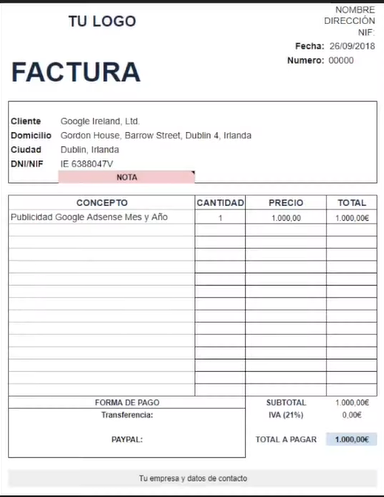
#> input picture Imagen estructurado (OCR)/captura.png, 384 x 497 px
$ python main.py
#> lines starting #> are read from the running program, lines starting #| are printed output that depends on the picture; after the words box and inside, x2 and y2 are one past the last pixel; in counts of white or black regions, pixels touching at a corner belong together
from PIL import Image, ImageEnhance, ImageFilter  # PIL para manipular imágenes
import pytesseract  # Librería OCR
import re  # Expresiones regulares para extraer datos
import cv2  # OpenCV para procesamiento de imágenes
import numpy as np  # Numpy para manejo numérico (no se usa explícito aquí)
import os  # Para interacción con el sistema operativo

# Configura la ruta ejecutable de Tesseract para OCR
pytesseract.pytesseract.tesseract_cmd = r'C:/Program Files/Tesseract-OCR/tesseract.exe'

# Función para mejorar la calidad de la imagen antes del OCR
def preprocesar_imagen(ruta_imagen):
    """Mejora la imagen para mejor reconocimiento OCR"""
#> called with ruta_imagen = 'captura.png'
    # Lee la imagen con OpenCV desde la ruta
    img = cv2.imread(ruta_imagen)
#> img is the input picture: shape (497, 384, 3); mean B, G, R 241.2, 240.6, 241.1

    # Verifica si la imagen se cargó correctamente
    if img is None:
        # Si no se pudo cargar, lanza un error
        raise FileNotFoundError(f"No se pudo cargar la imagen: {ruta_imagen}")

    # Convierte la imagen a escala de grises para simplificar el procesamiento
    gris = cv2.cvtColor(img, cv2.COLOR_BGR2GRAY)

    # Aumenta el tamaño al doble para mejorar la precisión del OCR
    escala = 2
    ancho = int(gris.shape[1] * escala)
#> ancho = 768
    alto = int(gris.shape[0] * escala)
#> alto = 994
    gris = cv2.resize(gris, (ancho, alto), interpolation=cv2.INTER_CUBIC)
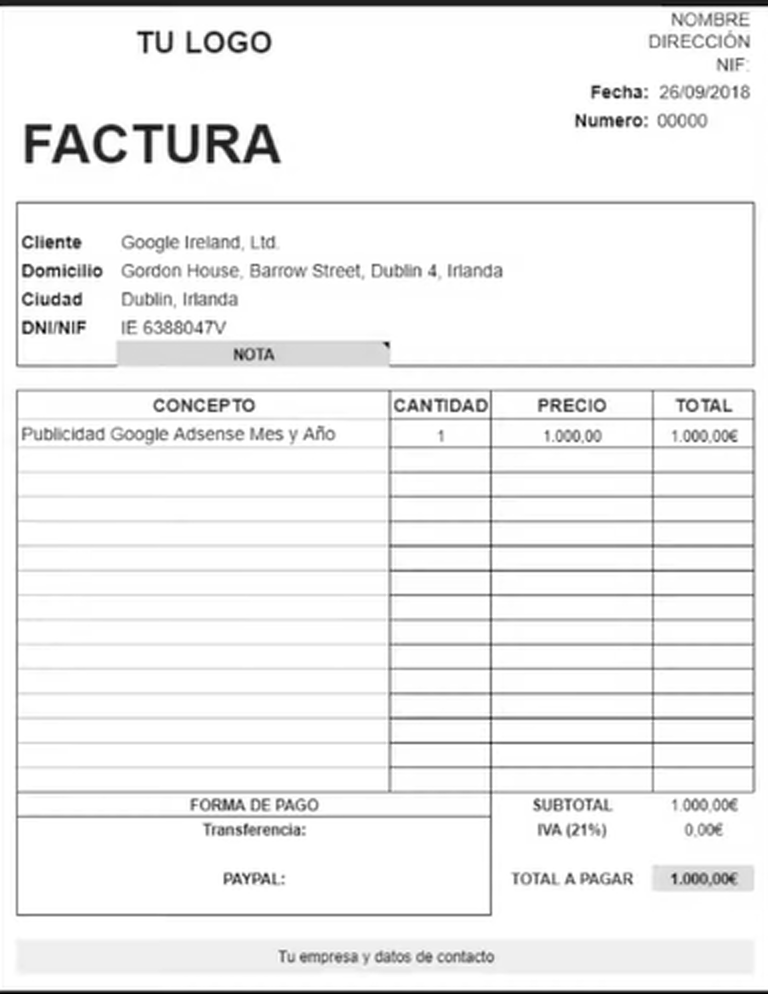
#> gris: shape (994, 768); min 0, max 255, mean 240.5

    # Aplica umbralización adaptativa para resaltar los caracteres
    umbral = cv2.adaptiveThreshold(
        gris, 255, cv2.ADAPTIVE_THRESH_GAUSSIAN_C,
        cv2.THRESH_BINARY, 11, 2
    )
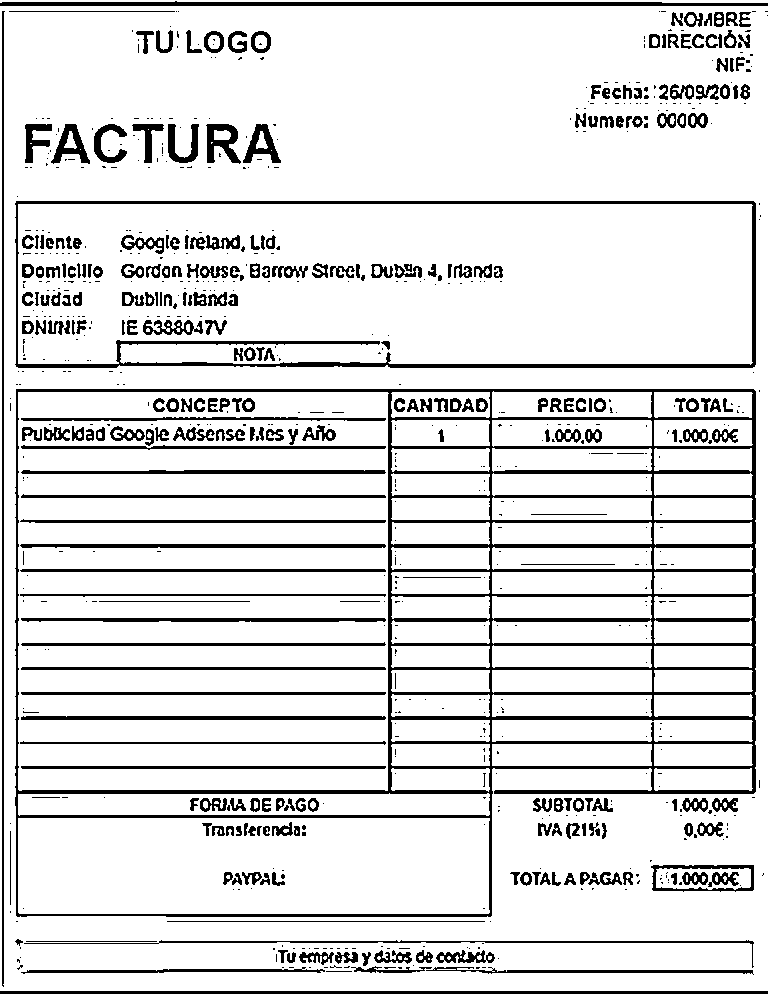
#> umbral: shape (994, 768); 87.2% white; 819 black regions (537 under 20 px), largest, box (x1, y1, x2, y2) and area: (15, 389, 756, 917) 31417, (15, 201, 756, 368) 6944, (0, 1, 768, 6) 2966

    # Reduce el ruido de la imagen processed (mejora OCR)
    denoised = cv2.fastNlMeansDenoising(umbral, None, 10, 7, 21)

    # imwrite: escribir imagen en disco duro, toma los datos que están en la memoria RAM (dentro de la variable denoised)
    # los guarda físicamente en tu disco duro como un archivo de imagen real.
    # denoised es una matriz numerica, con esto OpenCV (cv2) procesa mucho mas rapido que procesar "objetos de imagen".
    cv2.imwrite("imagen_procesada.png", denoised)

    # Convierte el array de Numpy a objeto PIL y lo retorna
    # Los empaqueta en un formato de "Imagen" que otras librerías (como Tesseract para OCR) entienden mejor.
    return Image.fromarray(denoised)

# ==== COMIENZA EL FLUJO DE EXTRACCIÓN DE DATOS ====

# Muestra mensaje de inicio
print("Procesando imagen...")
# Muestra el directorio actual para referencia
print(f"Directorio actual: {os.getcwd()}")

# Verifica que el archivo de imagen de entrada exista en el directorio de trabajo
if not os.path.exists("captura.png"):
    # Si no encuentra la imagen, muestra mensaje de error
    print("ERROR: No se encuentra 'captura.png' en el directorio actual")
    # Muestra archivos de imagen disponibles para ayuda
    print("Archivos en el directorio:")
    print([f for f in os.listdir('.') if f.endswith(('.png', '.jpg', '.jpeg'))])
    # Termina la ejecución por error
    exit(1)

# Procesa la imagen para mejorarla de cara al OCR
img_procesada = preprocesar_imagen("captura.png")

# Prepara la configuración personalizada para Tesseract (OCR Engine Mode y Page Segmentation Mode)
custom_config = r'--oem 3 --psm 6'

# Intenta reconocimiento primero en español; si da error, prueba inglés
print("Intentando extraer texto…")
try:
    # Intenta identificar texto en español
#> (the run stopped early here; a loop or call above may not have finished)
